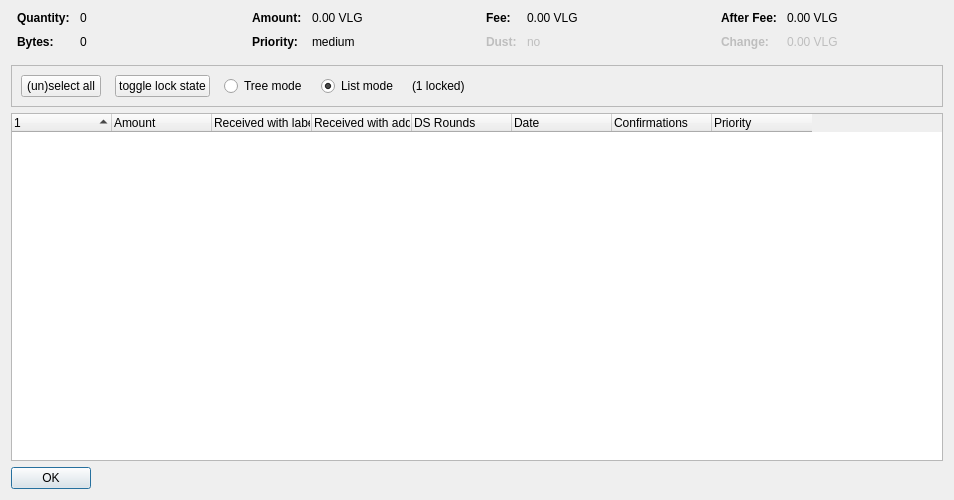
<?xml version="1.0" encoding="UTF-8"?>
<ui version="4.0">
 <class>CoinControlDialog</class>
 <widget class="QDialog" name="CoinControlDialog">
  <property name="geometry">
   <rect>
    <x>0</x>
    <y>0</y>
    <width>954</width>
    <height>500</height>
   </rect>
  </property>
  <property name="windowTitle">
   <string>Coin Selection</string>
  </property>
  <layout class="QVBoxLayout" name="verticalLayout">
   <item>
    <layout class="QHBoxLayout" name="horizontalLayoutTop" stretch="0,0,0,0">
     <property name="topMargin">
      <number>0</number>
     </property>
     <property name="bottomMargin">
      <number>10</number>
     </property>
     <item>
      <layout class="QFormLayout" name="formLayoutCoinControl1">
       <property name="horizontalSpacing">
        <number>10</number>
       </property>
       <property name="verticalSpacing">
        <number>10</number>
       </property>
       <property name="leftMargin">
        <number>6</number>
       </property>
       <property name="rightMargin">
        <number>6</number>
       </property>
       <item row="0" column="0">
        <widget class="QLabel" name="labelCoinControlQuantityText">
         <property name="font">
          <font>
           <weight>75</weight>
           <bold>true</bold>
          </font>
         </property>
         <property name="text">
          <string>Quantity:</string>
         </property>
        </widget>
       </item>
       <item row="0" column="1">
        <widget class="QLabel" name="labelCoinControlQuantity">
         <property name="cursor">
          <cursorShape>IBeamCursor</cursorShape>
         </property>
         <property name="contextMenuPolicy">
          <enum>Qt::ActionsContextMenu</enum>
         </property>
         <property name="text">
          <string notr="true">0</string>
         </property>
         <property name="textInteractionFlags">
          <set>Qt::LinksAccessibleByMouse|Qt::TextSelectableByKeyboard|Qt::TextSelectableByMouse</set>
         </property>
        </widget>
       </item>
       <item row="1" column="0">
        <widget class="QLabel" name="labelCoinControlBytesText">
         <property name="font">
          <font>
           <weight>75</weight>
           <bold>true</bold>
          </font>
         </property>
         <property name="text">
          <string>Bytes:</string>
         </property>
        </widget>
       </item>
       <item row="1" column="1">
        <widget class="QLabel" name="labelCoinControlBytes">
         <property name="cursor">
          <cursorShape>IBeamCursor</cursorShape>
         </property>
         <property name="contextMenuPolicy">
          <enum>Qt::ActionsContextMenu</enum>
         </property>
         <property name="text">
          <string notr="true">0</string>
         </property>
         <property name="textInteractionFlags">
          <set>Qt::LinksAccessibleByMouse|Qt::TextSelectableByKeyboard|Qt::TextSelectableByMouse</set>
         </property>
        </widget>
       </item>
      </layout>
     </item>
     <item>
      <layout class="QFormLayout" name="formLayoutCoinControl2">
       <property name="horizontalSpacing">
        <number>10</number>
       </property>
       <property name="verticalSpacing">
        <number>10</number>
       </property>
       <property name="leftMargin">
        <number>6</number>
       </property>
       <property name="rightMargin">
        <number>6</number>
       </property>
       <item row="0" column="0">
        <widget class="QLabel" name="labelCoinControlAmountText">
         <property name="font">
          <font>
           <weight>75</weight>
           <bold>true</bold>
          </font>
         </property>
         <property name="text">
          <string>Amount:</string>
         </property>
        </widget>
       </item>
       <item row="0" column="1">
        <widget class="QLabel" name="labelCoinControlAmount">
         <property name="cursor">
          <cursorShape>IBeamCursor</cursorShape>
         </property>
         <property name="contextMenuPolicy">
          <enum>Qt::ActionsContextMenu</enum>
         </property>
         <property name="text">
          <string notr="true">0.00 VLG</string>
         </property>
         <property name="textInteractionFlags">
          <set>Qt::LinksAccessibleByMouse|Qt::TextSelectableByKeyboard|Qt::TextSelectableByMouse</set>
         </property>
        </widget>
       </item>
       <item row="1" column="0">
        <widget class="QLabel" name="labelCoinControlPriorityText">
         <property name="font">
          <font>
           <weight>75</weight>
           <bold>true</bold>
          </font>
         </property>
         <property name="text">
          <string>Priority:</string>
         </property>
        </widget>
       </item>
       <item row="1" column="1">
        <widget class="QLabel" name="labelCoinControlPriority">
         <property name="cursor">
          <cursorShape>IBeamCursor</cursorShape>
         </property>
         <property name="contextMenuPolicy">
          <enum>Qt::ActionsContextMenu</enum>
         </property>
         <property name="text">
          <string>medium</string>
         </property>
         <property name="textInteractionFlags">
          <set>Qt::LinksAccessibleByMouse|Qt::TextSelectableByKeyboard|Qt::TextSelectableByMouse</set>
         </property>
        </widget>
       </item>
      </layout>
     </item>
     <item>
      <layout class="QFormLayout" name="formLayoutCoinControl3">
       <property name="horizontalSpacing">
        <number>10</number>
       </property>
       <property name="verticalSpacing">
        <number>10</number>
       </property>
       <property name="leftMargin">
        <number>6</number>
       </property>
       <property name="rightMargin">
        <number>6</number>
       </property>
       <item row="0" column="0">
        <widget class="QLabel" name="labelCoinControlFeeText">
         <property name="font">
          <font>
           <weight>75</weight>
           <bold>true</bold>
          </font>
         </property>
         <property name="text">
          <string>Fee:</string>
         </property>
        </widget>
       </item>
       <item row="0" column="1">
        <widget class="QLabel" name="labelCoinControlFee">
         <property name="cursor">
          <cursorShape>IBeamCursor</cursorShape>
         </property>
         <property name="contextMenuPolicy">
          <enum>Qt::ActionsContextMenu</enum>
         </property>
         <property name="text">
          <string notr="true">0.00 VLG</string>
         </property>
         <property name="textInteractionFlags">
          <set>Qt::LinksAccessibleByMouse|Qt::TextSelectableByKeyboard|Qt::TextSelectableByMouse</set>
         </property>
        </widget>
       </item>
       <item row="1" column="0">
        <widget class="QLabel" name="labelCoinControlLowOutputText">
         <property name="enabled">
          <bool>false</bool>
         </property>
         <property name="font">
          <font>
           <weight>75</weight>
           <bold>true</bold>
          </font>
         </property>
         <property name="text">
          <string>Dust:</string>
         </property>
        </widget>
       </item>
       <item row="1" column="1">
        <widget class="QLabel" name="labelCoinControlLowOutput">
         <property name="enabled">
          <bool>false</bool>
         </property>
         <property name="cursor">
          <cursorShape>IBeamCursor</cursorShape>
         </property>
         <property name="contextMenuPolicy">
          <enum>Qt::ActionsContextMenu</enum>
         </property>
         <property name="text">
          <string>no</string>
         </property>
         <property name="textInteractionFlags">
          <set>Qt::LinksAccessibleByMouse|Qt::TextSelectableByKeyboard|Qt::TextSelectableByMouse</set>
         </property>
        </widget>
       </item>
      </layout>
     </item>
     <item>
      <layout class="QFormLayout" name="formLayoutCoinControl4">
       <property name="horizontalSpacing">
        <number>10</number>
       </property>
       <property name="verticalSpacing">
        <number>10</number>
       </property>
       <property name="leftMargin">
        <number>6</number>
       </property>
       <property name="rightMargin">
        <number>6</number>
       </property>
       <item row="0" column="0">
        <widget class="QLabel" name="labelCoinControlAfterFeeText">
         <property name="font">
          <font>
           <weight>75</weight>
           <bold>true</bold>
          </font>
         </property>
         <property name="text">
          <string>After Fee:</string>
         </property>
        </widget>
       </item>
       <item row="0" column="1">
        <widget class="QLabel" name="labelCoinControlAfterFee">
         <property name="cursor">
          <cursorShape>IBeamCursor</cursorShape>
         </property>
         <property name="contextMenuPolicy">
          <enum>Qt::ActionsContextMenu</enum>
         </property>
         <property name="text">
          <string notr="true">0.00 VLG</string>
         </property>
         <property name="textInteractionFlags">
          <set>Qt::LinksAccessibleByMouse|Qt::TextSelectableByKeyboard|Qt::TextSelectableByMouse</set>
         </property>
        </widget>
       </item>
       <item row="1" column="0">
        <widget class="QLabel" name="labelCoinControlChangeText">
         <property name="enabled">
          <bool>false</bool>
         </property>
         <property name="font">
          <font>
           <weight>75</weight>
           <bold>true</bold>
          </font>
         </property>
         <property name="text">
          <string>Change:</string>
         </property>
        </widget>
       </item>
       <item row="1" column="1">
        <widget class="QLabel" name="labelCoinControlChange">
         <property name="enabled">
          <bool>false</bool>
         </property>
         <property name="cursor">
          <cursorShape>IBeamCursor</cursorShape>
         </property>
         <property name="contextMenuPolicy">
          <enum>Qt::ActionsContextMenu</enum>
         </property>
         <property name="text">
          <string notr="true">0.00 VLG</string>
         </property>
         <property name="textInteractionFlags">
          <set>Qt::LinksAccessibleByMouse|Qt::TextSelectableByKeyboard|Qt::TextSelectableByMouse</set>
         </property>
        </widget>
       </item>
      </layout>
     </item>
    </layout>
   </item>
   <item>
    <widget class="QFrame" name="frame">
     <property name="minimumSize">
      <size>
       <width>0</width>
       <height>40</height>
      </size>
     </property>
     <property name="frameShape">
      <enum>QFrame::StyledPanel</enum>
     </property>
     <property name="frameShadow">
      <enum>QFrame::Sunken</enum>
     </property>
     <layout class="QHBoxLayout" name="horizontalLayout">
      <item>
       <layout class="QHBoxLayout" name="horizontalLayoutPanel" stretch="0,0,0,0,0,0">
        <property name="spacing">
         <number>14</number>
        </property>
        <item>
         <widget class="QPushButton" name="pushButtonSelectAll">
          <property name="sizePolicy">
           <sizepolicy hsizetype="Maximum" vsizetype="Fixed">
            <horstretch>0</horstretch>
            <verstretch>0</verstretch>
           </sizepolicy>
          </property>
          <property name="text">
           <string>(un)select all</string>
          </property>
          <property name="autoDefault">
           <bool>false</bool>
          </property>
         </widget>
        </item>
        <item>
         <widget class="QPushButton" name="pushButtonToggleLock">
          <property name="sizePolicy">
           <sizepolicy hsizetype="Maximum" vsizetype="Fixed">
            <horstretch>0</horstretch>
            <verstretch>0</verstretch>
           </sizepolicy>
          </property>
          <property name="text">
           <string>toggle lock state</string>
          </property>
          <property name="autoDefault">
           <bool>false</bool>
          </property>
         </widget>
        </item>
        <item>
         <widget class="QRadioButton" name="radioTreeMode">
          <property name="sizePolicy">
           <sizepolicy hsizetype="Maximum" vsizetype="Fixed">
            <horstretch>0</horstretch>
            <verstretch>0</verstretch>
           </sizepolicy>
          </property>
          <property name="text">
           <string>Tree mode</string>
          </property>
         </widget>
        </item>
        <item>
         <widget class="QRadioButton" name="radioListMode">
          <property name="sizePolicy">
           <sizepolicy hsizetype="Maximum" vsizetype="Fixed">
            <horstretch>0</horstretch>
            <verstretch>0</verstretch>
           </sizepolicy>
          </property>
          <property name="text">
           <string>List mode</string>
          </property>
          <property name="checked">
           <bool>true</bool>
          </property>
         </widget>
        </item>
        <item>
         <widget class="QLabel" name="labelLocked">
          <property name="text">
           <string>(1 locked)</string>
          </property>
         </widget>
        </item>
        <item>
         <spacer name="horizontalSpacer">
          <property name="orientation">
           <enum>Qt::Horizontal</enum>
          </property>
          <property name="sizeHint" stdset="0">
           <size>
            <width>40</width>
            <height>20</height>
           </size>
          </property>
         </spacer>
        </item>
       </layout>
      </item>
     </layout>
    </widget>
   </item>
   <item>
    <widget class="CoinControlTreeWidget" name="treeWidget">
     <property name="contextMenuPolicy">
      <enum>Qt::CustomContextMenu</enum>
     </property>
     <property name="sortingEnabled">
      <bool>false</bool>
     </property>
     <property name="columnCount">
      <number>8</number>
     </property>
     <attribute name="headerShowSortIndicator" stdset="0">
      <bool>true</bool>
     </attribute>
     <attribute name="headerStretchLastSection">
      <bool>false</bool>
     </attribute>
     <column>
      <property name="text">
       <string/>
      </property>
     </column>
     <column>
      <property name="text">
       <string>Amount</string>
      </property>
     </column>
     <column>
      <property name="text">
       <string>Received with label</string>
      </property>
     </column>
     <column>
      <property name="text">
       <string>Received with address</string>
      </property>
     </column>
     <column>
      <property name="text">
       <string>DS Rounds</string>
      </property>
     </column>
     <column>
      <property name="text">
       <string>Date</string>
      </property>
     </column>
     <column>
      <property name="text">
       <string>Confirmations</string>
      </property>
      <property name="toolTip">
       <string>Confirmed</string>
      </property>
     </column>
     <column>
      <property name="text">
       <string>Priority</string>
      </property>
     </column>
    </widget>
   </item>
   <item>
    <widget class="QDialogButtonBox" name="buttonBox">
     <property name="sizePolicy">
      <sizepolicy hsizetype="Maximum" vsizetype="Fixed">
       <horstretch>0</horstretch>
       <verstretch>0</verstretch>
      </sizepolicy>
     </property>
     <property name="orientation">
      <enum>Qt::Horizontal</enum>
     </property>
     <property name="standardButtons">
      <set>QDialogButtonBox::Ok</set>
     </property>
    </widget>
   </item>
  </layout>
 </widget>
 <customwidgets>
  <customwidget>
   <class>CoinControlTreeWidget</class>
   <extends>QTreeWidget</extends>
   <header>coincontroltreewidget.h</header>
  </customwidget>
 </customwidgets>
 <resources/>
 <connections/>
</ui>
